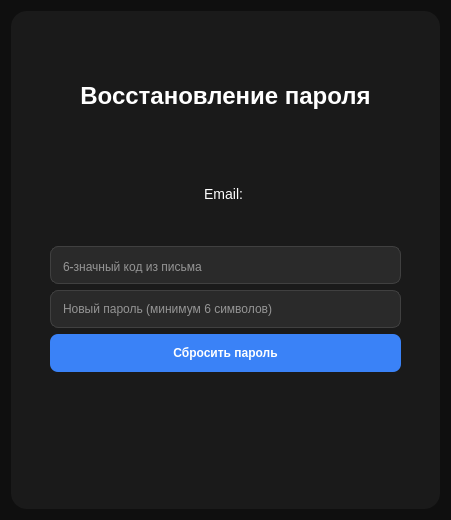
<?xml version="1.0" encoding="UTF-8"?>
<ui version="4.0">
 <class>TokenPasswordDialog</class>
 <widget class="QDialog" name="TokenPasswordDialog">
  <property name="geometry">
   <rect>
    <x>0</x>
    <y>0</y>
    <width>450</width>
    <height>520</height>
   </rect>
  </property>
  <property name="windowTitle">
   <string>Reset Password</string>
  </property>
  <property name="styleSheet">
   <string notr="true">
    QDialog {
        background-color: #0F0F0F;
    }
    QLabel {
        color: white;
        font-size: 14px;
    }
    QLineEdit {
        background-color: #2A2A2A;
        border: 1px solid #404040;
        padding: 10px;
        border-radius: 8px;
        color: white;
    }
    QPushButton {
        background-color: #3A82F7;
        color: white;
        border: none;
        padding: 12px 24px;
        border-radius: 8px;
        font-weight: bold;
    }
    QPushButton:hover {
        background-color: #2C65BF;
    }
   </string>
  </property>
  <layout class="QVBoxLayout" name="mainLayout">
   <item>
    <widget class="QFrame" name="cardFrame">
     <property name="styleSheet">
      <string notr="true">
       QFrame {
           background-color: #1A1A1A;
           border-radius: 16px;
           padding: 30px;
       }
      </string>
     </property>
     <layout class="QVBoxLayout" name="cardLayout">
      <!-- Заголовок -->
      <item>
       <widget class="QLabel" name="titleLabel">
        <property name="styleSheet">
         <string notr="true">font-size: 24px; font-weight: bold; color: white;</string>
        </property>
        <property name="text">
         <string>Восстановление пароля</string>
        </property>
        <property name="alignment">
         <set>Qt::AlignmentFlag::AlignCenter</set>
        </property>
       </widget>
      </item>

      <!-- Метка с email -->
      <item>
       <widget class="QLabel" name="emailLabel">
        <property name="text">
         <string>Email: </string>
        </property>
        <property name="alignment">
         <set>Qt::AlignmentFlag::AlignCenter</set>
        </property>
        <property name="wordWrap">
         <bool>true</bool>
        </property>
       </widget>
      </item>

      <!-- Поле ввода кода -->
      <item>
       <widget class="QLineEdit" name="codeEdit">
        <property name="placeholderText">
         <string>6‑значный код из письма</string>
        </property>
        <property name="maxLength">
         <number>6</number>
        </property>
        <property name="inputMask">
         <string>999999</string>
        </property>
       </widget>
      </item>

      <!-- Поле ввода нового пароля -->
      <item>
       <widget class="QLineEdit" name="newPasswordEdit">
        <property name="echoMode">
         <enum>QLineEdit::Password</enum>
        </property>
        <property name="placeholderText">
         <string>Новый пароль (минимум 6 символов)</string>
        </property>
       </widget>
      </item>

      <!-- Кнопка сброса пароля -->
      <item>
       <widget class="QPushButton" name="resetPasswordButton">
        <property name="text">
         <string>Сбросить пароль</string>
        </property>
       </widget>
      </item>

      <!-- Статусная метка -->
      <item>
       <widget class="QLabel" name="statusLabel">
        <property name="styleSheet">
         <string notr="true">color: #FF6B6B;</string>
        </property>
        <property name="text">
         <string/>
        </property>
        <property name="alignment">
         <set>Qt::AlignmentFlag::AlignCenter</set>
        </property>
        <property name="wordWrap">
         <bool>true</bool>
        </property>
       </widget>
      </item>
     </layout>
    </widget>
   </item>
  </layout>
 </widget>
 <resources/>
 <connections/>
</ui>
